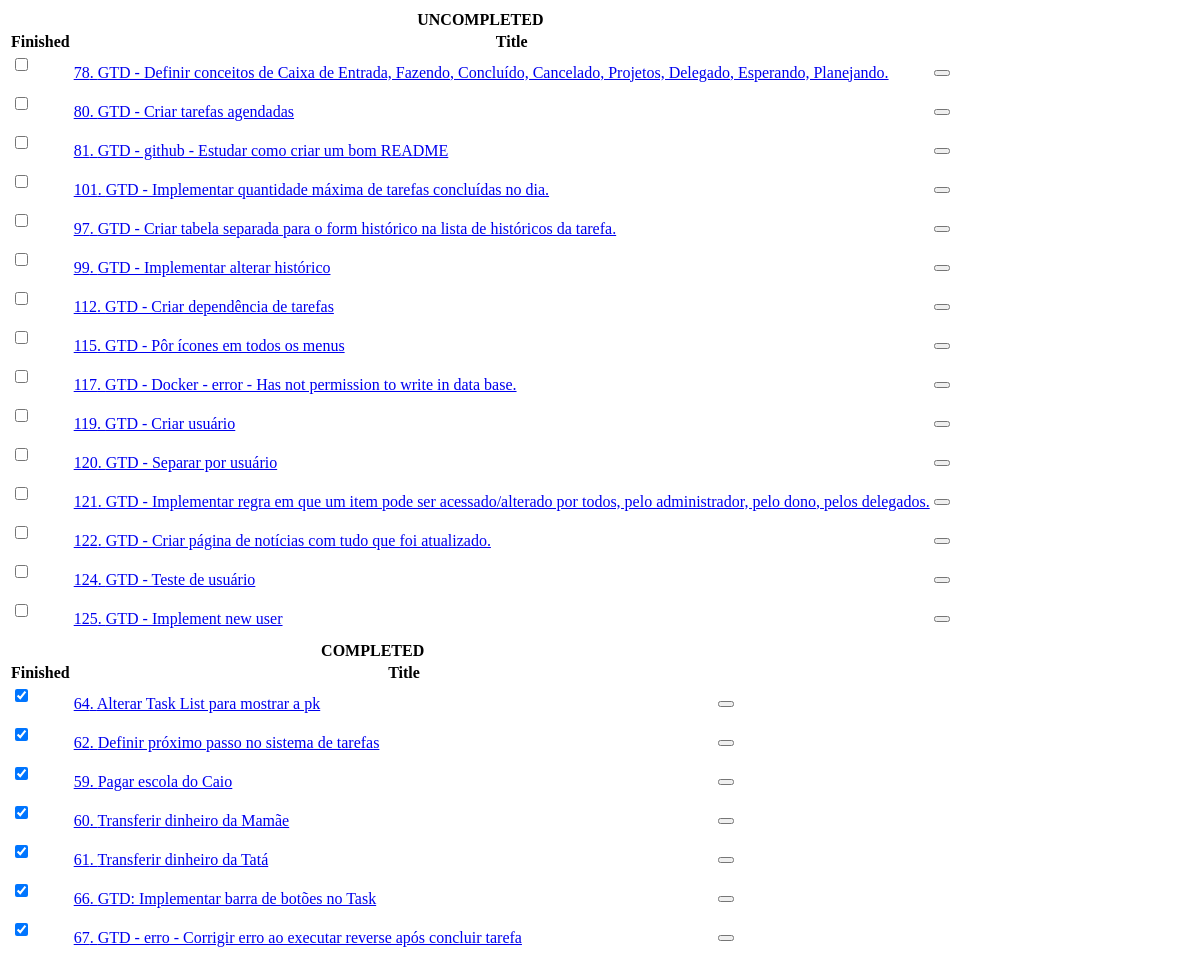
/tasks/display_tasks/ (signed in, upper part), run on an earlier commit of the app's database.
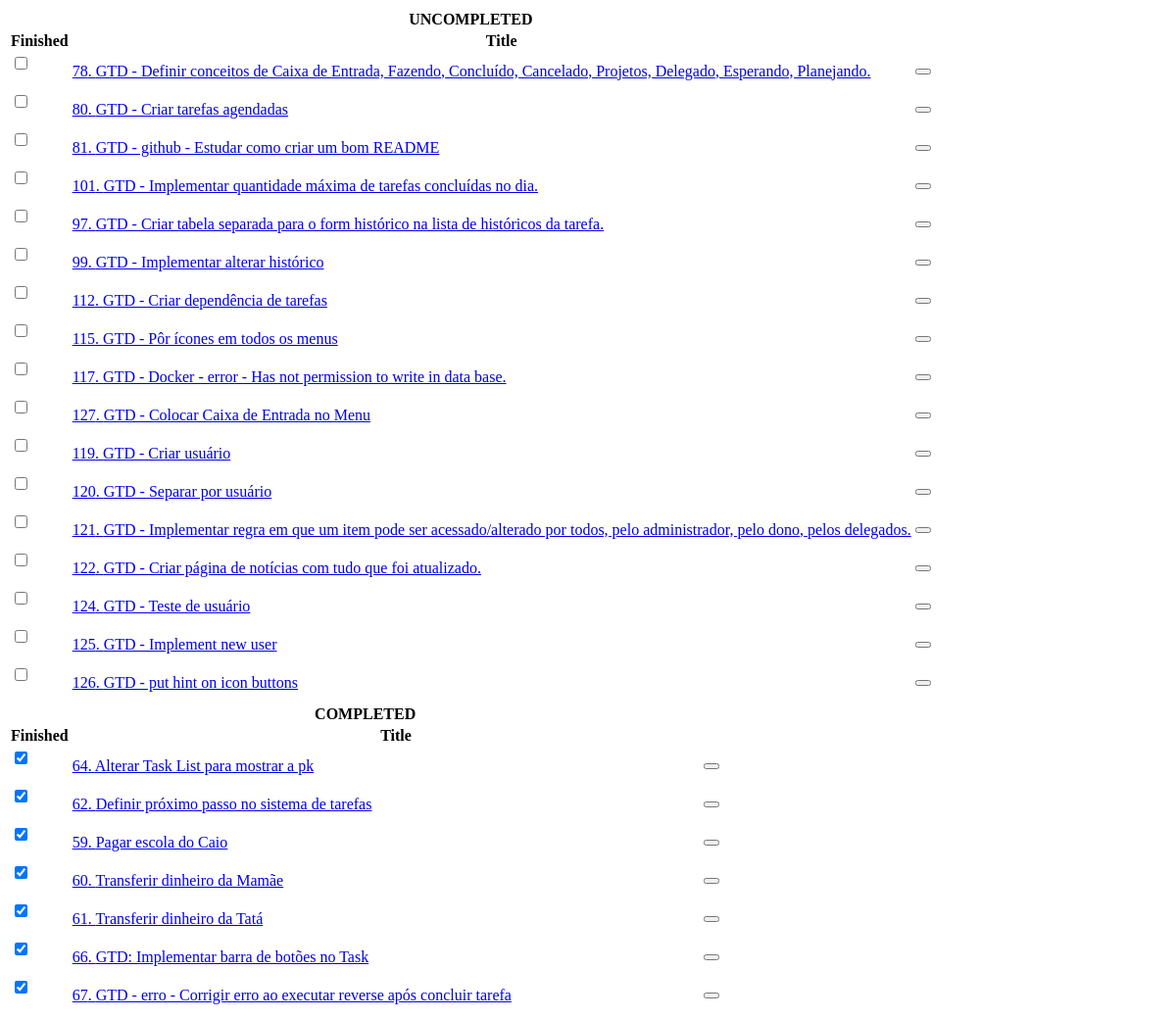
And on a later commit of the database.
### tasks/models.py (models this page shows, shortened)
class Task(models.Model):
    TYPE_CHOICES = {
        'ST': 'Stuff',
        'TK': 'Task',
        'PJ': 'Project',
        'RF': 'Reference',
    }
    user = models.ForeignKey(settings.AUTH_USER_MODEL, verbose_name='User', on_delete=models.CASCADE)
    type = models.CharField('Type', max_length=2, choices=TYPE_CHOICES, default='TK')
    title = models.CharField("Title", max_length=160)
    description = models.TextField("description", blank=True, null=True)
    dt_scheduled = models.DateTimeField("Scheduled for", blank=True, null=True, default=defautlSchedule)
    dt_completed = models.DateTimeField("Completed on", blank=True, null=True)
    dt_canceled  = models.DateTimeField("Completed on", blank=True, null=True)
    created = models.DateTimeField('Created', auto_now_add=True, null=True)
    modified = models.DateTimeField('Modified', auto_now=True, null=True)
    class Meta:
        verbose_name = 'Task'
        verbose_name_plural = 'Tasks'
        ordering = ['user', 'dt_completed','dt_scheduled']

### tasks/views.py (the view)
# urls.py: path('display_tasks/', display_tasks, name='display_tasks'),
@login_required
def display_tasks(request):
    context = {
        'tasks': {
            'uncompleted_tasks': Task.objects.filter(dt_completed__isnull=True, user=request.user),
            'completed_tasks': Task.objects.filter(dt_completed__isnull=False, user=request.user),
        }
    }
    return render(request, 'tasks/task_list.html', context)

### tasks/templates/tasks/task_list.html (shortened to what this page needs)
<div id="tasks" class="table-responsive">
    {% for key, items in tasks.items %}
        <table class="table table-hover table-bordered">
            <thead class="table-dark">
            <tr class="text-center">
                <th colspan="3">{% if key == 'completed_tasks' %}COMPLETED{% else %}UNCOMPLETED{% endif %}</th>
            </tr>
            <tr>
                <th>Finished</th>
                <th colspan="2">Title</th>
            </tr>
            </thead>
            {% for item in items %}
            <tbody>
            <tr {% cycle "" "class='table-secondary'"%} >
                <td>
                    <form>
                        <div class="form-check">
                          <input class="form-check-input" type="checkbox" value="checked" id="checkbox_{{item.pk}}" name ="checkbox" {% if item.dt_completed %} checked {%endif%}
                                 hx-trigger="change"
                                 hx-post="{% url 'tasks:concludeornottask' item.pk %}"
                                 hx-target="#tasks"
                                 hx-swap="outerHTML"
                          >
                        </div>
                    </form>
                </td>
                <td><a href="{% url 'tasks:task' item.pk %}" >{{item.pk}}. {{item.title}}</a></td>
                <td><div class="btn-group end" role="group">
                    <button type="button" class="btn btn-danger"
                           hx-delete="{% url 'tasks:delete_task' item.pk %}"
                           hx-confirm="Are you sure you wish to delete this task?"
                           hx-target="#tasks"
                    ></button>
                </div></td>
            </tr>
            </tbody>
            {% endfor %}
        </table>
    {% endfor %}
</div>

What changed in the data, as far as the page shows it:
added Task: pk "127", title "GTD - Colocar Caixa de Entrada no Menu"
added Task: pk "126", title "GTD - put hint on icon buttons"
